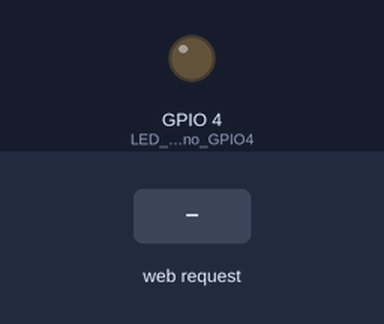
The sketch below on a simulated ESP32. Shown: output pins drawn as LEDs (lit = HIGH). Inputs (shaded band) come from the test bench. WiFi joins after 1.5 s; servers stay silent unless stated; the camera gives no picture; what the sketch prints to the serial monitor is not drawn.

Above: at 3.0 s.
3.1 s: HTTP request GET /ledOn received
At 4.3 s:
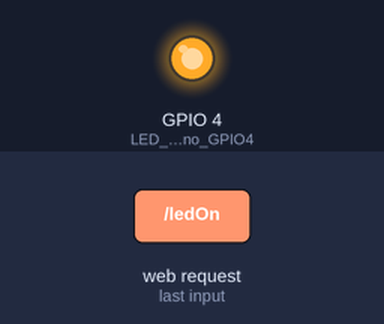
4.6 s: HTTP request GET /ledOff received
At 5.6 s:
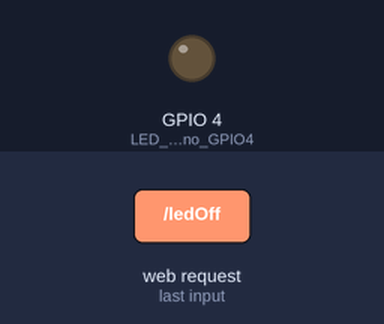
Timing chart, 0 to 7.6 s (numbered marks = the images above; inputs shaded):
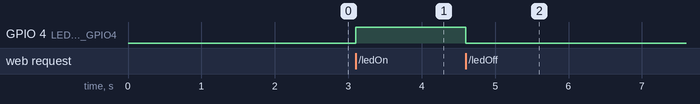

The sketch:

Esp_cam.ino
```cpp
#include "esp_camera.h"
#include <WiFi.h>

// ======= CONFIGURAÇÃO DO MODELO DE CÂMERA =======
// AI‑Thinker pinout:
#define PWDN_GPIO_NUM     32
#define RESET_GPIO_NUM    -1
#define XCLK_GPIO_NUM      0
#define SIOD_GPIO_NUM     26
#define SIOC_GPIO_NUM     27

#define Y9_GPIO_NUM       35
#define Y8_GPIO_NUM       34
#define Y7_GPIO_NUM       39
#define Y6_GPIO_NUM       36
#define Y5_GPIO_NUM       21
#define Y4_GPIO_NUM       19
#define Y3_GPIO_NUM       18
#define Y2_GPIO_NUM        5
#define VSYNC_GPIO_NUM    25
#define HREF_GPIO_NUM     23
#define PCLK_GPIO_NUM     22

// ======= CREDENCIAIS WiFi =======
const char* ssid     = "COMPANIA";
const char* password = "jesusateu123";

WiFiServer server(80);

// ======= FUNÇÃO PARA INICIALIZAR A CÂMERA =======
void initCamera(){
  camera_config_t config;
  config.ledc_channel = LEDC_CHANNEL_0;
  config.ledc_timer   = LEDC_TIMER_0;
  config.pin_d0       = Y2_GPIO_NUM;
  config.pin_d1       = Y3_GPIO_NUM;
  config.pin_d2       = Y4_GPIO_NUM;
  config.pin_d3       = Y5_GPIO_NUM;
  config.pin_d4       = Y6_GPIO_NUM;
  config.pin_d5       = Y7_GPIO_NUM;
  config.pin_d6       = Y8_GPIO_NUM;
  config.pin_d7       = Y9_GPIO_NUM;
  config.pin_xclk     = XCLK_GPIO_NUM;
  config.pin_pclk     = PCLK_GPIO_NUM;
  config.pin_vsync    = VSYNC_GPIO_NUM;
  config.pin_href     = HREF_GPIO_NUM;
  config.pin_sscb_sda = SIOD_GPIO_NUM;
  config.pin_sscb_scl = SIOC_GPIO_NUM;
  config.pin_pwdn     = PWDN_GPIO_NUM;
  config.pin_reset    = RESET_GPIO_NUM;
  config.xclk_freq_hz = 20000000;
  config.pixel_format = PIXFORMAT_JPEG;

  // Framesize & qualidade
  config.frame_size = FRAMESIZE_VGA;
  config.jpeg_quality = 10;
  config.fb_count = 2; // dois framebuffers para streaming

  // Inicia
  esp_err_t err = esp_camera_init(&config);
  if (err != ESP_OK) {
    Serial.printf("Erro ao iniciar a câmera: 0x%x\n", err);
    while(true);
  }
}

// ======= FUNÇÕES AUXILIARES =======
void handleCapture() {
  WiFiClient client = server.available();
  if (!client) return;

  String request = client.readStringUntil('\r');
  client.flush();

  if (request.indexOf("/capture") != -1) {
    camera_fb_t * fb = esp_camera_fb_get();
    if (!fb) {
      client.println("HTTP/1.1 500 Internal Server Error");
      client.println("Content-Type: text/plain");
      client.println();
      client.println("Falha ao capturar imagem");
    } else {
      client.println("HTTP/1.1 200 OK");
      client.printf("Content-Type: image/jpeg\r\n");
      client.printf("Content-Length: %u\r\n", fb->len);
      client.println();
      client.write(fb->buf, fb->len);
      esp_camera_fb_return(fb);
    }
  }
  else if (request.indexOf("/stream") != -1) {
    // Envia fluxo MJPEG
    client.println("HTTP/1.1 200 OK");
    client.println("Content-Type: multipart/x-mixed-replace; boundary=frame");
    client.println("Cache-Control: no-cache");
    client.println("Connection: close");
    client.println();

    while (client.connected()) {
      camera_fb_t * fb = esp_camera_fb_get();
      if (!fb) {
        Serial.println("Falha ao capturar frame");
        continue;
      }
      client.print("--frame\r\n");
      client.print("Content-Type: image/jpeg\r\n");
      client.printf("Content-Length: %u\r\n\r\n", fb->len);
      client.write(fb->buf, fb->len);
      client.print("\r\n");
      esp_camera_fb_return(fb);

      // Limita FPS (~20fps)
      delay(50);
    }
  }
  else if (request.indexOf("/ledOn") != -1) {
    // Liga o LED de flash (SCCB pin)
    digitalWrite(4, HIGH);
    client.println("HTTP/1.1 200 OK\r\r\nLED ON");
  }
  else if (request.indexOf("/ledOff") != -1) {
    digitalWrite(4, LOW);
    client.println("HTTP/1.1 200 OK\r\n\r\nLED OFF");
  }
  else {
    // Página principal: fornece link para stream e capture
    client.println("HTTP/1.1 200 OK");
    client.println("Content-Type: text/html");
    client.println();
    client.println("<html><head><title>ESP32-CAM Live</title><style>body{font-family:Arial;text-align:center;background:#111;color:#eee;} img{width:90%;max-width:640px;border:2px solid #444;border-radius:4px;margin-top:10px;} a{color:#0bf;text-decoration:none;margin:0 5px;}</style></head><body>");
    client.println("<h1>ESP32-CAM Live View</h1>");
    client.print("<img src=\"http://");
    client.print(WiFi.localIP());
    client.println("/stream\" alt=\"stream\" id=\"cam\">\n");
    client.println("<p><a href=\"/capture\">Tirar Foto</a></p>");
    client.println("<p><a href=\"/ledOn\">LED ON</a> | <a href=\"/ledOff\">LED OFF</a></p>");
    client.println("</body></html>");
  }
  delay(1);
  client.stop();
}

void setup() {
  Serial.begin(115200);
  pinMode(4, OUTPUT);      // LED flash no pino GPIO4
  digitalWrite(4, LOW);    // LED desligado

  initCamera();

  // Conecta no WiFi
  Serial.printf("Conectando em %s\n", ssid);
  WiFi.begin(ssid, password);
  while (WiFi.status() != WL_CONNECTED) {
    delay(500);
    Serial.print(".");
  }
  Serial.printf("\nConectado! IP: %s\n", WiFi.localIP().toString().c_str());

  server.begin();
}

void loop() {
  handleCapture();
}
```

Measured:
- after the input at 3.1 s, GPIO 4 (LED_flash_no_pino_GPIO4): LOW → HIGH at once
- after the input at 4.6 s, GPIO 4 (LED_flash_no_pino_GPIO4): HIGH → LOW at once
